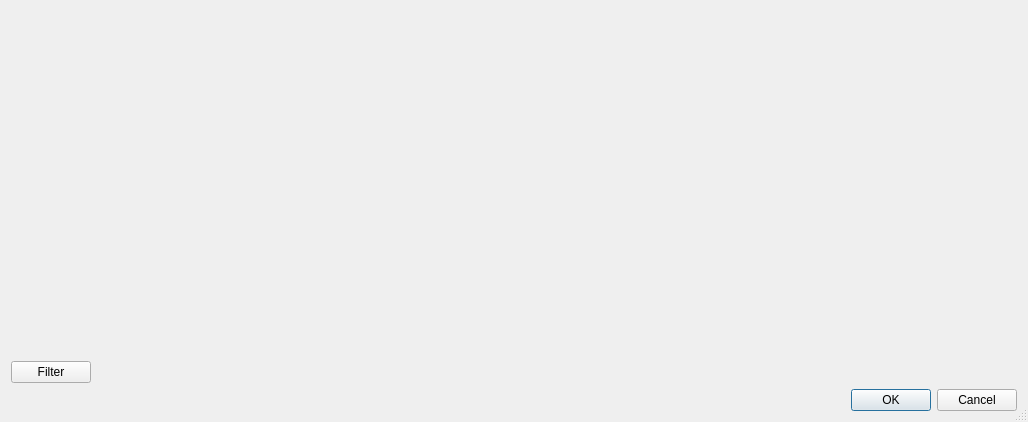
<?xml version="1.0" encoding="UTF-8"?>
<ui version="4.0">
 <class>outlineStatsDlg</class>
 <widget class="QDialog" name="outlineStatsDlg">
  <property name="geometry">
   <rect>
    <x>0</x>
    <y>0</y>
    <width>1028</width>
    <height>422</height>
   </rect>
  </property>
  <property name="maximumSize">
   <size>
    <width>16777215</width>
    <height>800</height>
   </size>
  </property>
  <property name="windowTitle">
   <string>Outline Statistics</string>
  </property>
  <property name="sizeGripEnabled">
   <bool>true</bool>
  </property>
  <layout class="QVBoxLayout" name="verticalLayout" stretch="3,1,0,1">
   <item>
    <widget class="QwtPlot" name="mirrorCenterPlot" native="true"/>
   </item>
   <item>
    <layout class="QHBoxLayout" name="horizontalLayout" stretch="1,3">
     <item>
      <widget class="QwtPlot" name="mirrorRadiusHistogramPlot" native="true"/>
     </item>
     <item>
      <widget class="QwtPlot" name="mirrorRadiusPlot" native="true"/>
     </item>
    </layout>
   </item>
   <item>
    <layout class="QHBoxLayout" name="horizontalLayout_2">
     <item alignment="Qt::AlignLeft">
      <widget class="QPushButton" name="pushButton">
       <property name="text">
        <string>Filter</string>
       </property>
      </widget>
     </item>
    </layout>
   </item>
   <item>
    <widget class="QDialogButtonBox" name="buttonBox">
     <property name="orientation">
      <enum>Qt::Horizontal</enum>
     </property>
     <property name="standardButtons">
      <set>QDialogButtonBox::Cancel|QDialogButtonBox::Ok</set>
     </property>
    </widget>
   </item>
  </layout>
  <zorder>mirrorRadiusPlot</zorder>
  <zorder>mirrorCenterPlot</zorder>
  <zorder>mirrorRadiusHistogramPlot</zorder>
  <zorder>buttonBox</zorder>
  <zorder>mirrorRadiusPlot</zorder>
  <zorder>horizontalLayoutWidget</zorder>
 </widget>
 <customwidgets>
  <customwidget>
   <class>QwtPlot</class>
   <extends>QWidget</extends>
   <header>qwt_plot.h</header>
   <container>1</container>
  </customwidget>
 </customwidgets>
 <resources/>
 <connections>
  <connection>
   <sender>buttonBox</sender>
   <signal>accepted()</signal>
   <receiver>outlineStatsDlg</receiver>
   <slot>accept()</slot>
   <hints>
    <hint type="sourcelabel">
     <x>248</x>
     <y>254</y>
    </hint>
    <hint type="destinationlabel">
     <x>157</x>
     <y>274</y>
    </hint>
   </hints>
  </connection>
  <connection>
   <sender>buttonBox</sender>
   <signal>rejected()</signal>
   <receiver>outlineStatsDlg</receiver>
   <slot>reject()</slot>
   <hints>
    <hint type="sourcelabel">
     <x>316</x>
     <y>260</y>
    </hint>
    <hint type="destinationlabel">
     <x>286</x>
     <y>274</y>
    </hint>
   </hints>
  </connection>
 </connections>
</ui>
